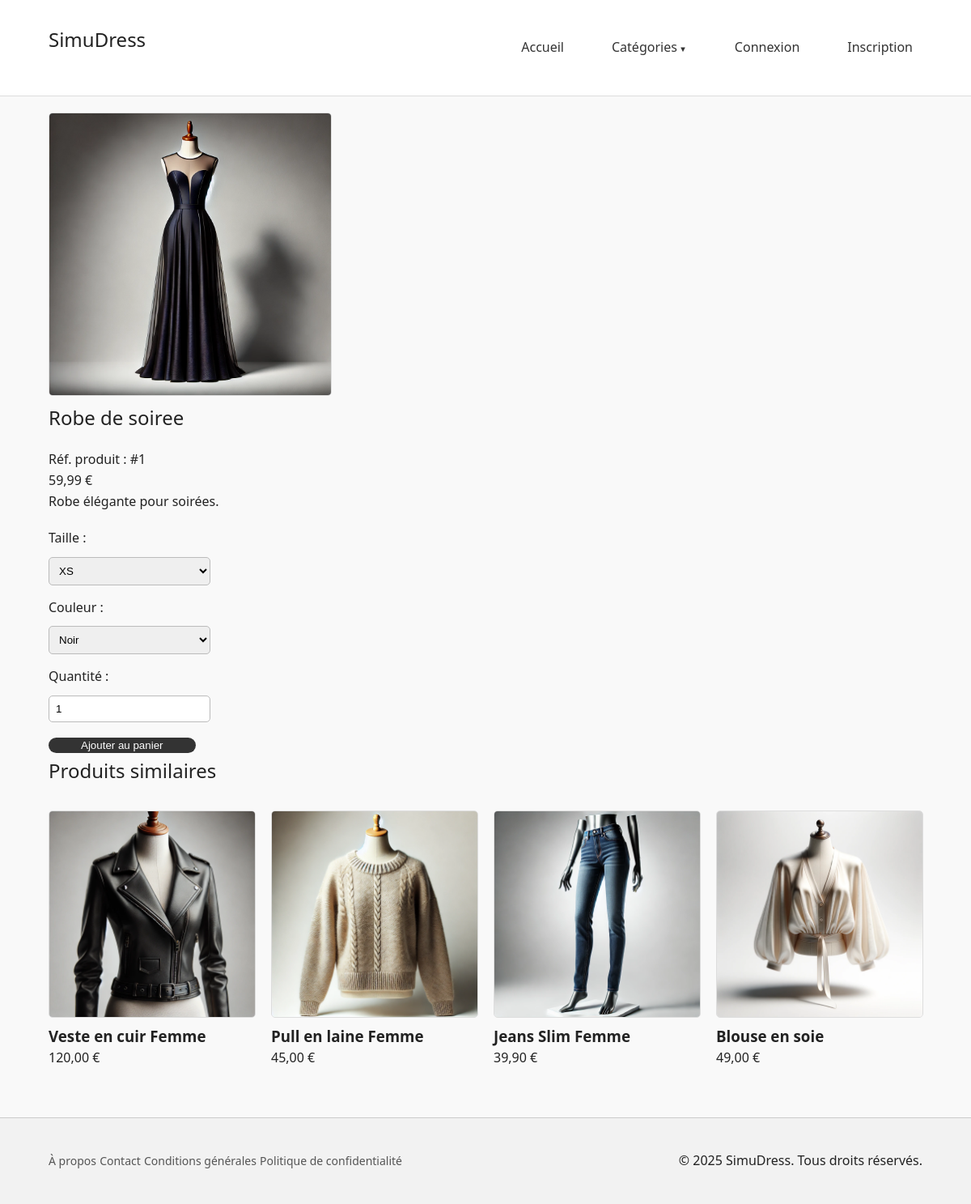
/produit.php?id=1, run on the app's committed database.
### tables this page shows
CREATE TABLE IF NOT EXISTS `produits` (
  `id` int NOT NULL AUTO_INCREMENT,
  `nom` varchar(150) NOT NULL,
  `description` text NOT NULL,
  `prix` decimal(10,2) NOT NULL,
  `stock` int NOT NULL,
  `image` varchar(255) DEFAULT NULL,
  `categorie_id` int NOT NULL,
  `actif` tinyint(1) DEFAULT '1',
  `vues` int DEFAULT '0',
  PRIMARY KEY (`id`),
  KEY `categorie_id` (`categorie_id`),
  CONSTRAINT `produits_ibfk_1` FOREIGN KEY (`categorie_id`) REFERENCES `categories` (`id`) ON DELETE CASCADE
);

### public/produit.php (the view, shortened to what this page needs)
<?php
require_once __DIR__ . '/../includes/header.php';
$id = isset($_GET['id']) ? (int)$_GET['id'] : 0;
$stmt = $pdo->prepare("SELECT * FROM produits WHERE id = ? AND actif = 1");
$stmt->execute([$id]);
$produit = $stmt->fetch();
$pdo->prepare("UPDATE produits SET vues = vues + 1 WHERE id = ?")->execute([$id]);
$stmt = $pdo->prepare("SELECT DISTINCT taille FROM produits_tailles WHERE produit_id = ?");
$stmt->execute([$id]);
$tailles = $stmt->fetchAll(PDO::FETCH_COLUMN);
$stmt = $pdo->prepare("SELECT DISTINCT couleur FROM produits_couleurs WHERE produit_id = ?");
$stmt->execute([$id]);
$couleurs = $stmt->fetchAll(PDO::FETCH_COLUMN);
$stmt = $pdo->prepare("SELECT * FROM produits WHERE categorie_id = ? AND id != ? AND actif = 1 ORDER BY vues DESC LIMIT 4");
$stmt->execute([$produit['categorie_id'], $id]);
$similaires = $stmt->fetchAll();
?>
<section class="fiche-produit">
    <div class="container">
        <div class="produit-detail">
            <div class="produit-image <?= $produit['stock'] <= 0 ? 'rupture' : '' ?>">
                <img src="<?= SITE_URL ?>assets/images/produits/<?= htmlspecialchars($produit['image']) ?>" alt="<?= htmlspecialchars($produit['nom']) ?>">
            </div>
            <div class="infos">
                <h1><?= htmlspecialchars($produit['nom']) ?></h1>
                <p class="reference">Réf. produit : #<?= $produit['id'] ?></p>
                <p class="prix"><?= number_format($produit['prix'], 2, ',', ' ') ?> €</p>
                <p><?= nl2br(htmlspecialchars($produit['description'])) ?></p>
                <?php if ($produit['stock'] <= 0): ?>
                    <p class="rupture-message">Ce produit est actuellement en rupture de stock.</p>
                <?php else: ?>
                    <form method="post" id="ajout-panier-form">
                        <label for="taille">Taille :</label>
                        <select name="taille" required>
                            <?php foreach ($tailles as $taille): ?>
                                <option value="<?= $taille ?>"><?= $taille ?></option>
                            <?php endforeach; ?>
                        </select>
                        <label for="couleur">Couleur :</label>
                        <select name="couleur" required>
                            <?php foreach ($couleurs as $couleur): ?>
                                <option value="<?= $couleur ?>"><?= $couleur ?></option>
                            <?php endforeach; ?>
                        </select>
                        <label for="quantite">Quantité :</label>
                        <input type="number" name="quantite" value="1" min="1" max="<?= $produit['stock'] ?>" required>
                        <?php if (isset($_SESSION['utilisateur'])): ?>
                            <button type="submit">Ajouter au panier</button>
                        <?php else: ?>
                            <div class="modal-ajout">
                                <button type="button" onclick="showConnexionModal()">Ajouter au panier</button>
                            </div>
                        <?php endif; ?>
                    </form>
                <?php endif; ?>
            </div>
        </div>
        <?php if ($similaires): ?>
            <div class="produits-similaires">
                <h2>Produits similaires</h2>
                <div class="produits-grid">
                    <?php foreach ($similaires as $s): ?>
                        <div class="produit-carte <?= $s['stock'] <= 0 ? 'rupture' : '' ?>">
                            <a href="produit.php?id=<?= $s['id'] ?>">
                                <img src="<?= SITE_URL ?>assets/images/produits/<?= htmlspecialchars($s['image']) ?>" alt="<?= htmlspecialchars($s['nom']) ?>">
                                <h3><?= htmlspecialchars($s['nom']) ?></h3>
                                <p><?= number_format($s['prix'], 2, ',', ' ') ?> €</p>
                            </a>
                        </div>
                    <?php endforeach; ?>
                </div>
            </div>
        <?php endif; ?>
    </div>
</section>
<?php require_once __DIR__ . '/../includes/footer.php'; ?>

### assets/css/style.css (style rules this page uses)
* { margin: 0; padding: 0; box-sizing: border-box; }
body { font-family: 'Segoe UI', sans-serif; background-color: #f9f9f9; color: #222; line-height: 1.6; }
a { text-decoration: none; color: inherit; }
.container { width: 90%; max-width: 1100px; margin: 0 auto; padding: 20px 0; }
form { margin-top: 20px; display: flex; flex-direction: column; }
form input[type="text"], form input[type="email"], form input[type="password"], form input[type="number"], form input[type="file"], form textarea, form select { margin-bottom: 15px; padding: 10px; border: 1px solid #bbb; border-radius: 5px; }
form button, .btn { padding: 2px 40px; background-color: #333; color: #fff; border: none; border-radius: 25px; cursor: pointer; transition: background-color 0.2s ease; }
h1, h2 { margin-bottom: 20px; font-weight: 500; }
.produits-grid { display: grid; grid-template-columns: repeat(auto-fill, minmax(220px, 1fr)); gap: 20px; margin-top: 30px; }
.produit-card img, .produit-carte img { width: 256px; height: 256px; object-fit: cover; border-radius: 6px; background-color: #f0f0f0; }
.fiche-produit { display: flex; flex-wrap: wrap; gap: 30px; }
.fiche-produit img { max-width: 350px; border: 1px solid #ddd; border-radius: 5px; }
.fiche-produit select, .fiche-produit input[type="number"] { margin-top: 10px; padding: 8px; width: 100%; max-width: 200px; }

### data on the page
produits: image (picture), nom "Robe de soiree", id "1", prix "59,99", description "Robe élégante pour soirées."
produits: image (picture), nom "Veste en cuir Femme", prix "120,00"
produits: image (picture), nom "Pull en laine Femme", prix "45,00"
produits: image (picture), nom "Jeans Slim Femme", prix "39,90"
produits: image (picture), nom "Blouse en soie", prix "49,00"

### other printed values
SITE_NAME "SimuDress"
form field taille "XS"
form field couleur "Noir"
